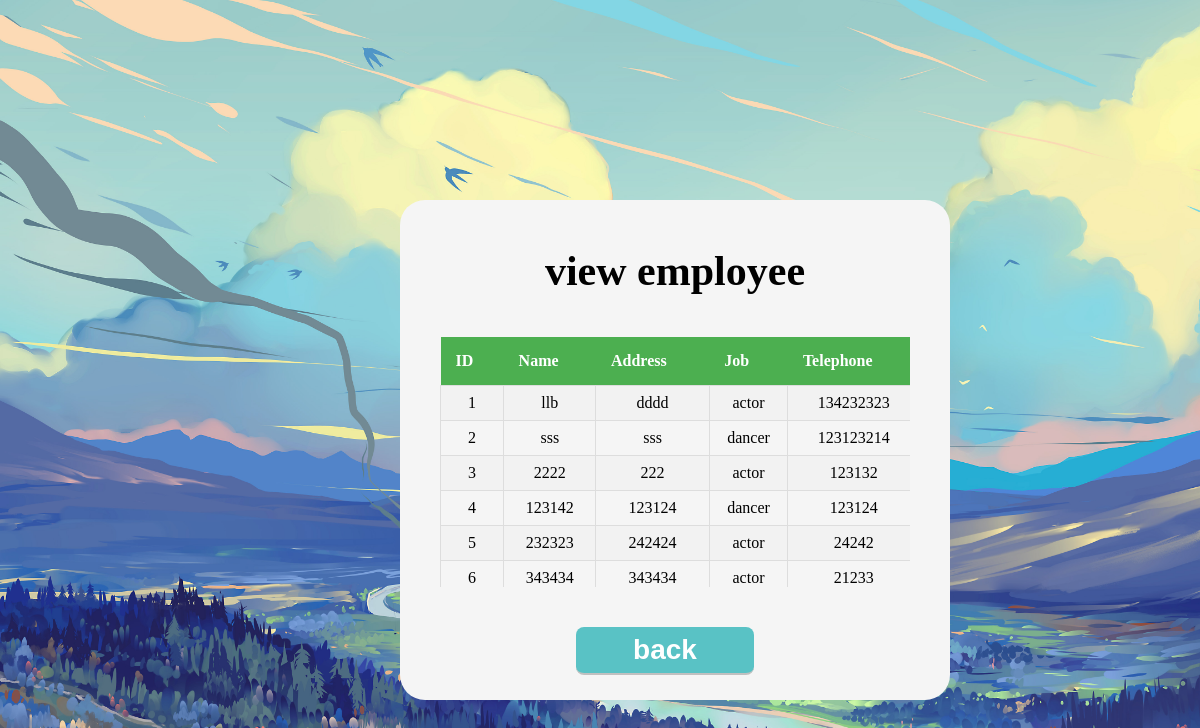
/view_em.php, run on the app's committed database.
### tables this page shows
CREATE TABLE `employee` (
  `e_id` int(6) NOT NULL,
  `name` varchar(50) NOT NULL,
  `address` varchar(50) NOT NULL,
  `job_type` enum('dancer','actor') NOT NULL,
  `telephone` int(11) NOT NULL
);

### view_em.php (the view, shortened to what this page needs)
<?php
include("php/common.php");
$sql = "select * from employee";
$result = $conn->query($sql);
?>
<!DOCTYPE html>
<html lang="en">
<head>
    <link rel="stylesheet" href="css/view_em.css">
</head>
<body>
    <form action="" class="login" >
        <p>view employee</p>
        <div class="table-container">
        <table>
            <tr>
                <th>ID</th>
                <th>Name</th>
                <th>Address</th>
                <th>Job</th>
                <th>Telephone</th>
            </tr>
            <?php
            if ($result->num_rows > 0) {
                while($row = $result->fetch_assoc()) {
                    echo "<tr>";
                    echo "<td>" . $row['e_id'] . "</td>";
                    echo "<td>" . $row['name'] . "</td>";
                    echo "<td>" . $row['address'] . "</td>";
                    echo "<td>" . $row['job_type'] . "</td>";
                    echo "<td>" . $row['telephone'] . "</td>";
                    echo "</tr>";
                }
            } else {
                echo "No results found";
            }
            ?>
        </table>
        </div>
        <input type="button" class="btn btn-space" value="back" onclick="location.href='index.php';">
    </form>
</body>
</html>

### css/view_em.css (style rules this page uses)
* { user-select: none; }
body { background: url(./wallpaper.jpg) no-repeat; background-size: cover; background-attachment: fixed; }
.login { position: absolute; top: 50%; margin-top: -200px; left: 50%; margin-left: -200px; background-color: whitesmoke; width: 550px; height: 500px; border-radius: 25px; text-align: center; padding: 5px 40px; box-sizing: border-box; }
p { font-size: 42px; font-weight: 600; }
input { background-color: whitesmoke; width: 100%; height: 48px; margin-bottom: 10px; border: none; border-bottom: 2px solid silver; outline: none; font-size: 22px; }
.btn { background-color: #59c2c5; width: 38%; height: 48px; border-radius: 8px; margin-top: 40px; font-size: 28px; font-weight: 600; color: white; }
.btn-space { margin-right: 20px; display: inline-block; }
table { width: 480px; border-collapse: collapse; }
th { background-color: #4CAF50; color: white; padding: 15px; text-align: left; }
td { border: 1px solid #ddd; padding: 8px; }
tr:nth-child(even) { background-color: #f2f2f2; }
.table-container { width: 100%; max-height: 250px; overflow: auto; }

### data on the page
employee: e_id "1", name "llb", address "dddd", job_type "actor", telephone "134232323"
employee: e_id "2", name "sss", address "sss", job_type "dancer", telephone "123123214"
employee: e_id "3", name "2222", address "222", job_type "actor", telephone "123132"
employee: e_id "4", name "123142", address "123124", job_type "dancer", telephone "123124"
employee: e_id "5", name "232323", address "242424", job_type "actor", telephone "24242"
employee: e_id "6", name "343434", address "343434", job_type "actor", telephone "21233"
